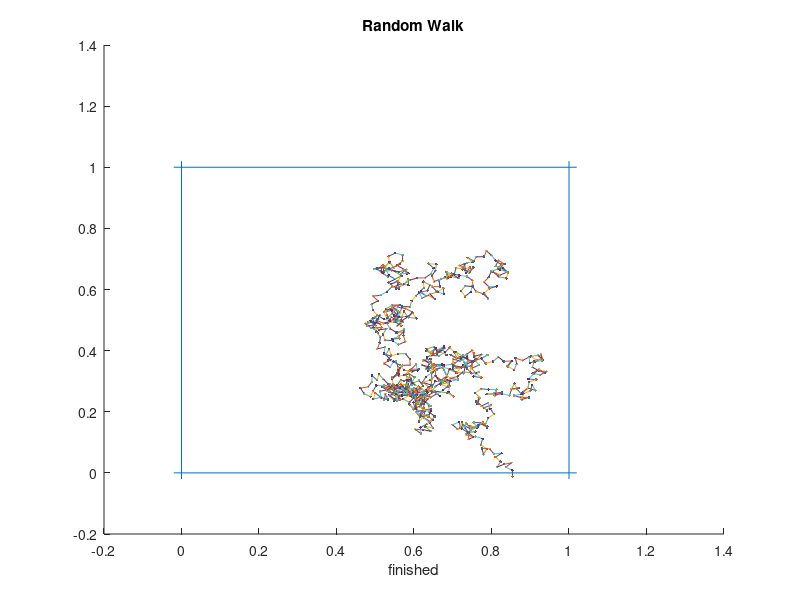

Write the MATLAB code that produced this figure.
%% Slumpgang pa 1x1 kvadrat
%

clear, clc

% %%%%%%%%%%%%%%% Start parameters %%%%%%%%%%%%%%%
startpoint = [0.5 0.5]; % Choose betwen 0 and 1
stepsize = 2;
speed = 50000;
% %%%%%%%%%%%%%%%%%%%%%%%%%%%%%%%%%%%%%%%%%%%%%%%%


% Initializing parameters
stepsize = stepsize*0.01;
speed = (2*speed)^-1;
d = stepsize;
margin = d;
sign = [-1,1];


% %%%%%%%%%%%%%%%%%%% The plot %%%%%%%%%%%%%%%%%%% %
figure(1), clf(1), title('Random Walk'), hold on

% The Square
line([0,0],[1+margin,-margin]) % Left
line([1,1],[1+margin,-margin]) % Right
line([-margin,1+margin],[1,1]) % Top
line([-margin,1+margin],[0,0]) % Bottom

% Plot startpoint
x=startpoint(1);y=startpoint(2);xdist=0;ydist=0;
plot(x,y,'p')

% Real-time plot
pause(speed);
while xdist <= 0.25 && ydist <= 0.25
    % Random next point & random signs
    a = rand(1); b = rand(1);
    s1 = sign(randi(2));s2 = sign(randi(2));
    % Determined lenght
    r = sqrt(a^2+b^2);
    k = d/r;
    % Random next point of lenght d
    np = [x+s1*k*a,y+s2*k*b];
    % Plot line betwen this point and next point
    plot([x,np(1)],[y,np(2)])
    pause(speed/4)
    % Plot next point
    plot(np(1),np(2),'.')
    x = np(1); y = np(2);
    % Determine distance
    xdist = (0.5-x)^2;
    ydist = (0.5-y)^2;
    pause(speed)
end

xlabel('finished')

hold off

% %%%%%%%%%%%%%%%%%%%%%%%%%%%%%%%%%%%%%%%%%%%%%%%% %
